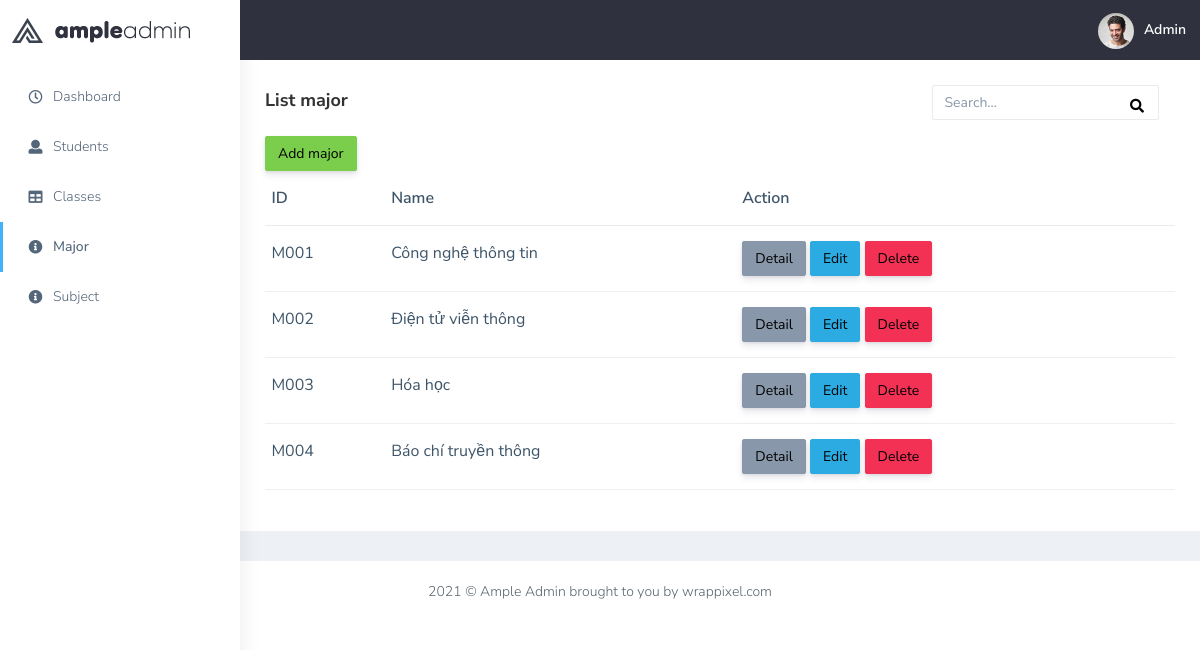
The app's page /major with its own data.
### tables this page shows
CREATE TABLE `majors` (
  `id` varchar(20) NOT NULL,
  `name` varchar(255) NOT NULL
);

### Controllers/MajorController.php (called while the page is built, shortened)
<?php
include_once "./Models/Major.php";
class MajorController
{
    static public function index()
    {
        try {
            if(isset($_GET['keyword'])){
                $list_major = Majors::search($_REQUEST['keyword']);
            }
            else {
                $list_major = Majors::getList();
            }
            include_once "./Views/major.php";
        } catch (\Throwable $th) {
            echo $th->getMessage();
        }
    }
}

### Models/major.php (called while the page is built, shortened)
<?php
class Majors
{
    function __construct($id,$name)
    {
        $this->id = $id;
        $this->name = $name;
    }
    static function getList(){
        $conn = db::connect();
        $sql = "SELECT * FROM majors";
        $result = $conn->query($sql);
        $ls = [];
        if ($result->num_rows > 0) {
            while ($row = $result->fetch_assoc()) {
                $ls[] = new Majors($row['id'], $row['name']);
            }
        }
        return $ls;
    }
}

### Views/major.php (the view, shortened to what this page needs)
<?php
include_once "./Views/header.php";
include_once "./Views/slidebar.php";
?>
    <div class="page-wrapper">
    <div class="row">
        <div class="col-md-12 col-lg-12 col-sm-12">
            <div class="white-box">
                <div class="d-md-flex mb-3">
                    <h3 class="box-title mb-0">List major</h3>
                    <form role="search" class="col-md-3 col-sm-4 col-xs-6 ms-auto app-search d-none d-md-block me-3">
                        <input type="text" placeholder="Search..." class="form-control mt-0" name="keyword" >
                        <button type="submit" style="position:absolute; right:50px; top:35px; border:none; background-color:white"><i class="fa fa-search"></i></button>
                    </form>
                </div>
                <div class="container-m5">
                <a href="./add_major"><button class="btn btn-success">Add major</button></a>
                </div>
                <div class="table-responsive">
                    <table class="table no-wrap">
                        <thead>
                            <tr>
                                <th class="border-top-0">ID</th>
                                <th class="border-top-0">Name</th>
                                <th class="border-top-0">Action</th>
                            </tr>
                        </thead>
                        <tbody>
                        <?php foreach($list_major as $major){?>
                            <tr id="major-info">
                                <td class="txt-oflo"><?=$major->id?></td>
                                <td class="txt-oflo"><?=$major->name?></td>
                                <td><span class="text-success">
                                <a href="./detail_major?id=<?=$major->id?>"><button class="btn btn-secondary">Detail</button></a>
                                <a href="./edit_major?id=<?=$major->id?>"><button class="btn btn-info">Edit</button></a>
                                <a href="./delete_major?id=<?=$major->id?>"><button class="btn btn-danger">Delete</button></a>
                                </span></td>
                            </tr>
                        <?php }?>
                        </tbody>
                    </table>
                </div>
            </div>
        </div>
    </div>
    </div>
<?php
include_once "./Views/footer.php";
?>

### records on screen
majors: id "M001", name "Công nghệ thông tin"
majors: id "M002", name "Điện tử viễn thông"
majors: id "M003", name "Hóa học"
majors: id "M004", name "Báo chí truyền thông"
